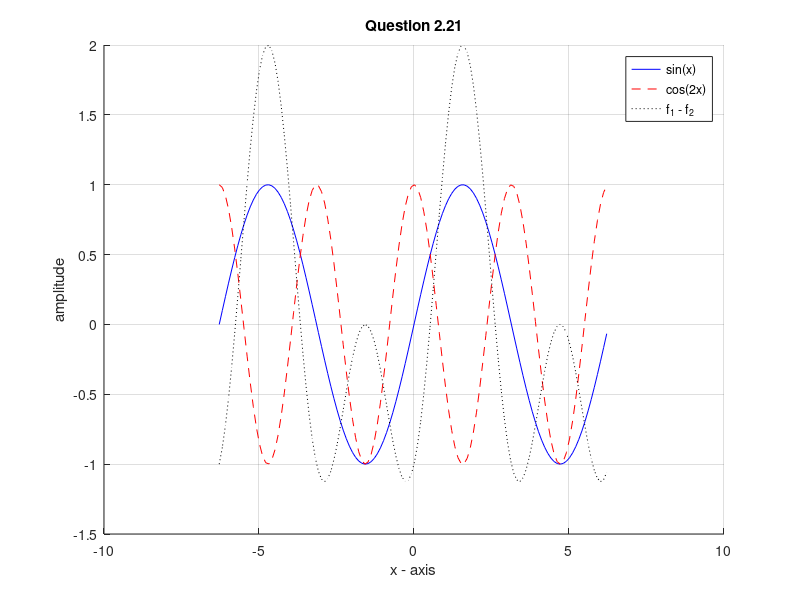

Reproduce this figure in MATLAB.
dx = 0.1;
x = -2 * pi:dx:2 * pi;

f_1 = sin(x);
f_2 = cos(2 * x);
f_3 = f_1 - f_2;

figure;
hold on;
plot(x, f_1, 'b-', 'DisplayName', 'sin(x)');
plot(x, f_2, 'r--', 'DisplayName', 'cos(2x)');
plot(x, f_3, 'k:', 'DisplayName', 'f_1 - f_2')
title("Question 2.21")
xlabel("x - axis");
ylabel("amplitude");
grid("on");
legend show;
